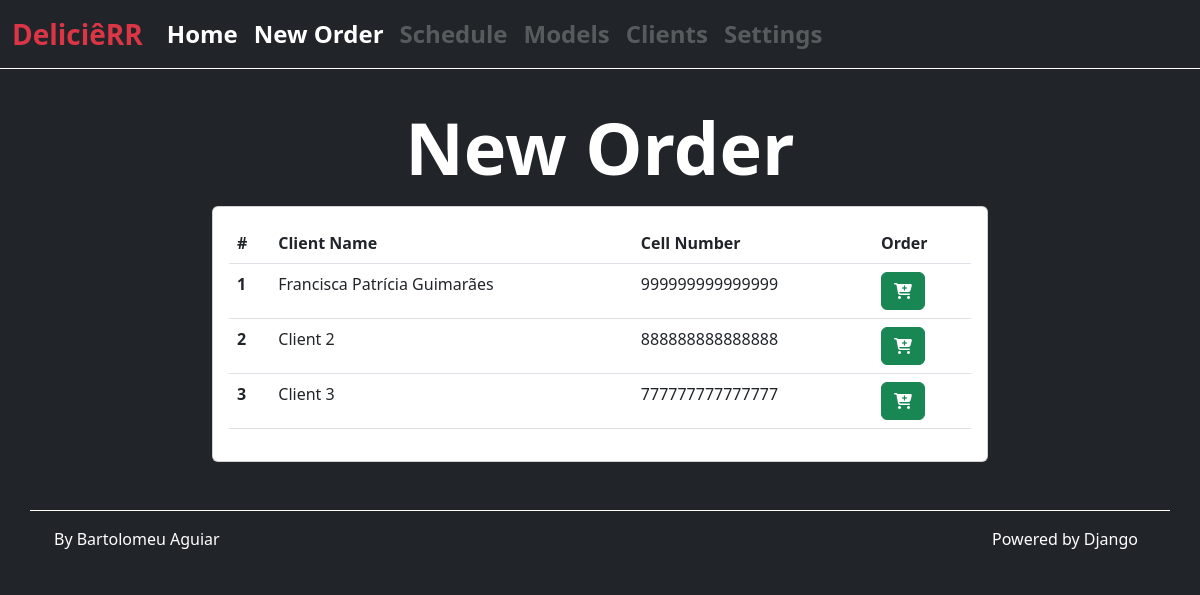
Page /orders/neworder/ on the committed database.
### clients/models.py (models this page shows, shortened)
class Client(models.Model):
    name = models.CharField(_("Name"), max_length=300)
    celphone = models.CharField(
        _("Celphone"),
        max_length=15,
        blank=True,
        unique=True,
    )
    address = models.CharField(_("Address"), max_length=500, blank=True)
    birthday = models.DateField(
        _("Birthday"),
        auto_now=False,
        auto_now_add=False,
        blank=True,
        null=True,
    )
    class Meta:
        verbose_name = 'Client'
        verbose_name_plural = 'Clients'

### orders/views.py (the view)
# urls.py: path('orders/neworder/', views.ShowClientsToNewOrderView.as_view(),
class ShowClientsToNewOrderView(View):
    def render_order(self):
        clients = Client.objects.all()
        return render(
            self.request,
            'orders/pages/clients.html',
            context={
                'clients': clients,
            }
        )
    def get(self, request, id=None):
        return self.render_order()

### orders/templates/orders/pages/clients.html (shortened to what this page needs)
{% extends "global/base.html" %}
{% load static %}
{% block title_section %}
    New Order
{% endblock title_section %}
{% block content %}
<div class="row justify-content-center">
    <div class="col-8">
        {% include 'orders/partials/_clients_list.html' %}
    </div>
</div>
{% endblock content %}

### orders/templates/orders/partials/_clients_list.html
<div class="card">
    <div class="card-body">
        <table class="table">
            <thead>
                <th scope="col">#</th>
                <th scope="col">Client Name</th>
                <th scope="col">Cell Number</th>
                <th scope="col">Order</th>
            </thead>
            <tbody>
                {% for client in clients %}
                    <tr>
                        <th scope="row">{{ client.pk }}</th>
                        <td>{{ client.name }}</td>
                        <td>{{ client.celphone }}</td>
                        <td>
                            <a href=" {% url 'orders:order_create' client.id %}"
                            class="btn btn-success">
                                <i class="fa-sharp fa-solid fa-cart-plus text-white"></i>
                            </a>
                        </td>
                    </tr>
                {% endfor %}
            </tbody>
        </table>
    </div>
</div>

### rows in the picture
Client: pk "1", name "Francisca Patrícia Guimarães", celphone "999999999999999"
Client: pk "2", name "Client 2", celphone "888888888888888"
Client: pk "3", name "Client 3", celphone "777777777777777"
